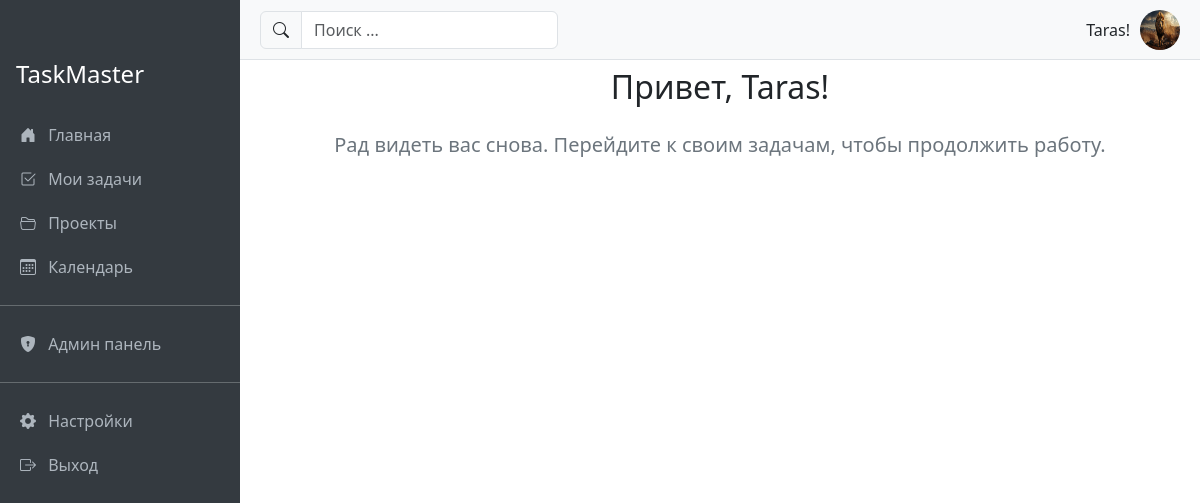
Screenshot of / (signed in) with the database file from the repository.
### app/models.py (models this page shows, shortened)
class User(db.Model, UserMixin):
    id = db.Column(db.Integer, primary_key=True)
    username = db.Column(db.String(80), unique=True, nullable=False)
    email = db.Column(db.String(120), unique=True, nullable=False)
    password_hash = db.Column(db.String(128), nullable=False)
    telegram_id = db.Column(db.Integer, unique=True, nullable=True)
    is_admin = db.Column(db.Boolean, default=False)
    surname = db.Column(db.String(80), nullable=True)
    position = db.Column(db.String(120), nullable=True)
    phone = db.Column(db.String(20), nullable=True)
    avatar = db.Column(db.String(120), nullable=True)
    authored_tasks = db.relationship('Task', back_populates='creator', foreign_keys='Task.user_id')
    assigned_tasks = db.relationship('Task', back_populates='assignee', foreign_keys='Task.assignee_id')

### app/routes_main.py (the view)
@main.route('/')
def index():
    return render_template('index.html')

### app/templates/index.html (shortened to what this page needs)
{% extends 'base.html' %}
{% block content %}
<main class="container py-5">
  {% if current_user.is_authenticated %}
    <div class="text-center">
      <h2 class="mb-4">Привет, {{ current_user.username }}!</h2>
      <p class="lead text-secondary">Рад видеть вас снова. Перейдите к своим задачам, чтобы продолжить работу.</p>
    </div>
  {% endif %}
</main>
{% endblock %}

### app/templates/base.html (shortened to what this page needs)
<!DOCTYPE html>
<html lang="ru">
<head>
  <link href="https://cdn.jsdelivr.net/npm/bootstrap@5.3.3/dist/css/bootstrap.min.css" rel="stylesheet" />
  <link href="https://cdn.jsdelivr.net/npm/bootstrap-icons@1.10.5/font/bootstrap-icons.css" rel="stylesheet" />
  <link rel="stylesheet" href="{{ url_for('static', filename='css/base.css') }}">
</head>
<body>
  {% if current_user.is_authenticated %}
  <div class="sidebar">
    <div class="px-3 mb-4">
      <h4>TaskMaster</h4>
    </div>
    <a href="{{ url_for('main.index') }}">
      <i class="bi bi-house-door-fill me-2"></i> Главная
    </a>
    <a href="{{ url_for('tasks.tasks_list') }}">
      <i class="bi bi-check2-square me-2"></i> Мои задачи
    </a>
    <a href="#">
      <i class="bi bi-folder2-open me-2"></i> Проекты
    </a>
    <a href="#">
      <i class="bi bi-calendar3 me-2"></i> Календарь
    </a>
    {% if current_user.is_admin %}
    <hr class="border-light" />
    <a href="{{ url_for('admin.admin_panel') }}">
      <i class="bi bi-shield-lock-fill me-2"></i> Админ панель
    </a>
    {% endif %}
    <hr class="border-light" />
<a href="{{ url_for('profile.edit_profile') }}">
      <i class="bi bi-gear-fill me-2"></i> Настройки
    </a>
    <a href="{{ url_for('auth.logout') }}">
      <i class="bi bi-box-arrow-right me-2"></i> Выход
    </a>
  </div>
  <div class="topbar">
    <form action="{{ url_for('tasks.tasks_list') }}" method="get" class="d-flex">
      <div class="input-group">
        <span class="input-group-text"><i class="bi bi-search"></i></span>
        <input type="text" name="search" value="{{ search_term }}" class="form-control" placeholder="Поиск ..." />
      </div>
    </form>
    <div class="user-info">
    <span>{{ current_user.username if current_user.is_authenticated else 'Гость' }}!</span>
    {% if current_user.avatar and current_user.avatar != 'default.png' %}
      <img src="{{ url_for('static', filename='avatars/' ~ current_user.avatar) }}" alt="Аватар">
    {% endif %}
    </div>
  </div>
  {% endif %}
  <main class="content">
    {% block content %}{% endblock %}
  </main>
  <link href="https://cdn.jsdelivr.net/npm/select2@4.1.0-rc.0/dist/css/select2.min.css" rel="stylesheet" />
</body>
</html>

### app/static/css/base.css (style rules this page uses)
.sidebar { width: 240px; height: 100vh; position: fixed; top: 0; left: 0; background-color: #343a40; color: #fff; padding-top: 60px; }
.sidebar a { color: #adb5bd; padding: 10px 20px; display: block; text-decoration: none; }
.topbar { position: fixed; top: 0; left: 240px; right: 0; height: 60px; background-color: #f8f9fa; border-bottom: 1px solid #dee2e6; display: flex; align-items: center; justify-content: space-between; padding: 0 20px; z-index: 1030; }
.content { margin-left: 240px; padding-top: 80px; padding: 20px; }
.user-info { display: flex; align-items: center; gap: 10px; }
.user-info img { width: 40px; height: 40px; border-radius: 50%; }

### rows the page displays
User: username "Taras", avatar (picture)
